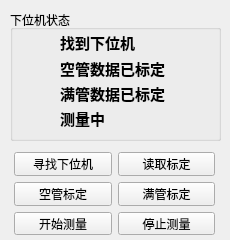
<?xml version="1.0" encoding="UTF-8"?>
<ui version="4.0">
 <class>communication</class>
 <widget class="QWidget" name="communication">
  <property name="geometry">
   <rect>
    <x>0</x>
    <y>0</y>
    <width>230</width>
    <height>240</height>
   </rect>
  </property>
  <property name="maximumSize">
   <size>
    <width>240</width>
    <height>240</height>
   </size>
  </property>
  <property name="windowTitle">
   <string>连接下位机</string>
  </property>
  <widget class="QWidget" name="layoutWidget">
   <property name="geometry">
    <rect>
     <x>60</x>
     <y>30</y>
     <width>151</width>
     <height>101</height>
    </rect>
   </property>
   <layout class="QVBoxLayout" name="verticalLayout1">
    <property name="spacing">
     <number>0</number>
    </property>
    <item>
     <widget class="QLabel" name="label">
      <property name="font">
       <font>
        <pointsize>11</pointsize>
        <weight>75</weight>
        <bold>true</bold>
       </font>
      </property>
      <property name="text">
       <string>找到下位机</string>
      </property>
     </widget>
    </item>
    <item>
     <widget class="QLabel" name="label_2">
      <property name="font">
       <font>
        <pointsize>11</pointsize>
        <weight>75</weight>
        <bold>true</bold>
       </font>
      </property>
      <property name="text">
       <string>空管数据已标定</string>
      </property>
     </widget>
    </item>
    <item>
     <widget class="QLabel" name="label_3">
      <property name="font">
       <font>
        <pointsize>11</pointsize>
        <weight>75</weight>
        <bold>true</bold>
       </font>
      </property>
      <property name="text">
       <string>满管数据已标定</string>
      </property>
     </widget>
    </item>
    <item>
     <widget class="QLabel" name="label_4">
      <property name="font">
       <font>
        <pointsize>11</pointsize>
        <weight>75</weight>
        <bold>true</bold>
       </font>
      </property>
      <property name="text">
       <string>测量中</string>
      </property>
     </widget>
    </item>
   </layout>
  </widget>
  <widget class="QGroupBox" name="groupBox_2">
   <property name="geometry">
    <rect>
     <x>10</x>
     <y>10</y>
     <width>211</width>
     <height>131</height>
    </rect>
   </property>
   <property name="title">
    <string>下位机状态</string>
   </property>
  </widget>
  <widget class="QWidget" name="layoutWidget">
   <property name="geometry">
    <rect>
     <x>14</x>
     <y>152</y>
     <width>201</width>
     <height>83</height>
    </rect>
   </property>
   <layout class="QGridLayout" name="gridLayout">
    <item row="0" column="0">
     <widget class="QPushButton" name="pushBut_Refind">
      <property name="sizePolicy">
       <sizepolicy hsizetype="Expanding" vsizetype="Expanding">
        <horstretch>0</horstretch>
        <verstretch>0</verstretch>
       </sizepolicy>
      </property>
      <property name="text">
       <string>寻找下位机</string>
      </property>
     </widget>
    </item>
    <item row="0" column="1">
     <widget class="QPushButton" name="pushBut_ReadCalibrition">
      <property name="sizePolicy">
       <sizepolicy hsizetype="Expanding" vsizetype="Expanding">
        <horstretch>0</horstretch>
        <verstretch>0</verstretch>
       </sizepolicy>
      </property>
      <property name="text">
       <string>读取标定</string>
      </property>
     </widget>
    </item>
    <item row="1" column="0">
     <widget class="QPushButton" name="pushBut_EmptyCalibration">
      <property name="sizePolicy">
       <sizepolicy hsizetype="Expanding" vsizetype="Expanding">
        <horstretch>0</horstretch>
        <verstretch>0</verstretch>
       </sizepolicy>
      </property>
      <property name="text">
       <string>空管标定</string>
      </property>
     </widget>
    </item>
    <item row="1" column="1">
     <widget class="QPushButton" name="pushBut_FullCalibration">
      <property name="sizePolicy">
       <sizepolicy hsizetype="Expanding" vsizetype="Expanding">
        <horstretch>0</horstretch>
        <verstretch>0</verstretch>
       </sizepolicy>
      </property>
      <property name="text">
       <string>满管标定</string>
      </property>
     </widget>
    </item>
    <item row="2" column="0">
     <widget class="QPushButton" name="pushBut_StartRead">
      <property name="sizePolicy">
       <sizepolicy hsizetype="Expanding" vsizetype="Expanding">
        <horstretch>0</horstretch>
        <verstretch>0</verstretch>
       </sizepolicy>
      </property>
      <property name="text">
       <string>开始测量</string>
      </property>
     </widget>
    </item>
    <item row="2" column="1">
     <widget class="QPushButton" name="pushBut_StopRead">
      <property name="sizePolicy">
       <sizepolicy hsizetype="Expanding" vsizetype="Expanding">
        <horstretch>0</horstretch>
        <verstretch>0</verstretch>
       </sizepolicy>
      </property>
      <property name="text">
       <string>停止测量</string>
      </property>
     </widget>
    </item>
   </layout>
  </widget>
 </widget>
 <resources/>
 <connections/>
</ui>
